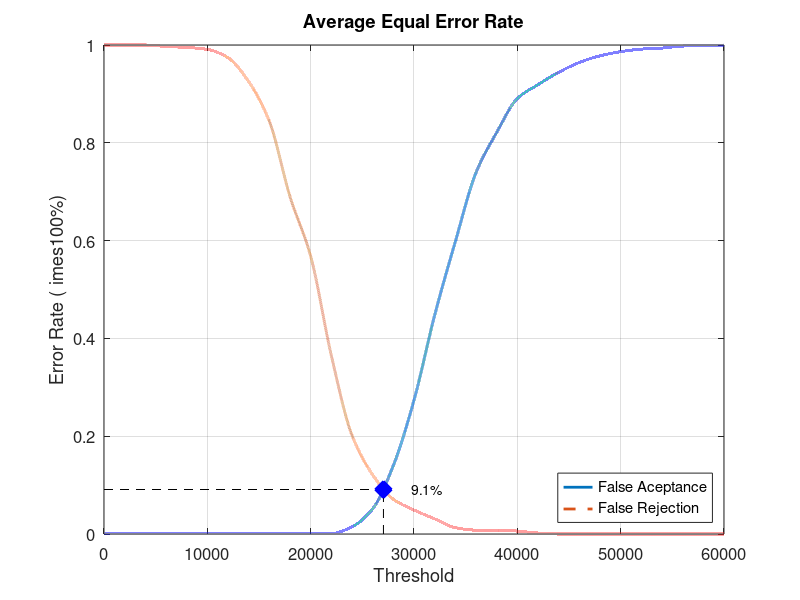
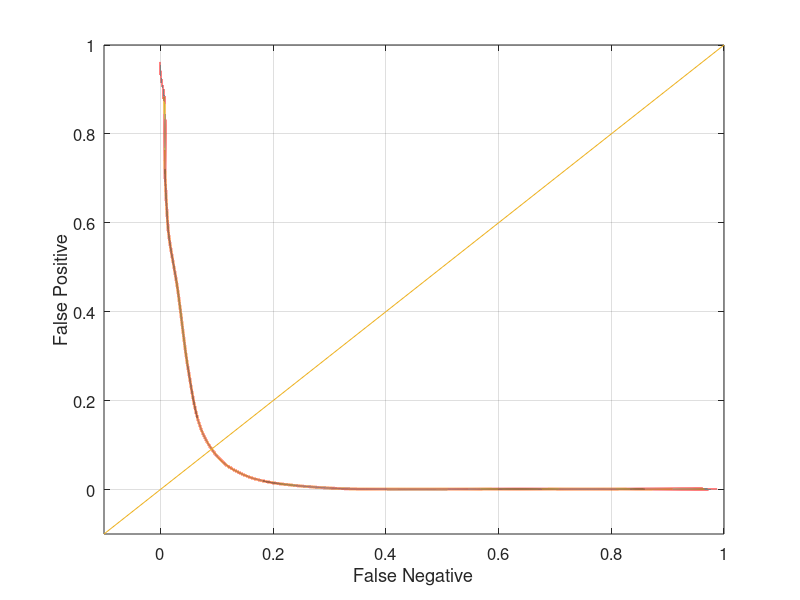

Write the MATLAB code that produced these figures, in order.
close all;
clear;
clc;
x = 0:2000:60000;
xq = 0:0.5:60000;

y0 = [0 0.00105263 0.00105263 0.00105263 0.00105263 0.00105263 0.00105263 0.00105263 0.00105263 0.00105263 0.00105263 0.00105263 0.0147368 0.0515789 0.14 0.273684 0.447368 0.597895 0.738947 0.821053 0.890526 0.918947 0.944211 0.964211 0.977895 0.986316 0.991579 0.993684 0.997895 0.998947 1]
yy0 = interp1(x, y0, xq, 'pchip');
y1 = [1 1 1 0.997 0.995 0.991 0.974 0.925 0.844 0.69 0.568 0.365 0.202 0.121 0.071 0.049 0.031 0.013 0.008 0.008 0.006 0.002 0 0 0 0 0 0 0 0 0]
yy1 = interp1(x, y1, xq, 'pchip');

% Calculating EER: 
y2 = abs(y0 - y1);
find(y2 == min(y2))
yy2 = abs(yy0 - yy1);
xEER = find(yy2 == min(yy2));
xEERIndex = xq(xEER) % X-axis EER
yEER = yy0(xEER) % Y-axis EER

main = figure
plot(xq, yy0,'-','LineWidth', 2);	hold on
plot(xq, yy1,'--','LineWidth', 2);	hold on
plot([xEERIndex xEERIndex], [0 yEER], 'k--');	hold on
plot([0 xEERIndex], [yEER yEER], 'k--');	hold on
plot(xEERIndex, yEER, 'bx', 'LineWidth', 10);	hold on
text(xEERIndex + 10 * xEERIndex / 100, yEER, [num2str(round((10000 * yEER)) / 100) '%'])
legend('False Aceptance', 'False Rejection', 'Location', 'SouthEast')
xlabel('Threshold')
ylabel('Error Rate (	imes100%)')
title('Average Equal Error Rate')
set(gca, 'FontSize', 12)
axis([0 60000 0 1])
grid on

print(main, 'Database1AverageMain', '-dpng');
FNRxFPR = figure('Color', [1 1 1]);
plot(yy1, yy0, '-', yy1, yy0, 'LineWidth', 2);
hold on
y = -0.1:0.1:1
plot(y, y); 
set(gca, 'FontSize', 12)
xlabel('False Negative')
ylabel('False Positive')
axis([-0.1 1 -0.1 1])
set(gca, 'FontSize', 12)
grid on

print(FNRxFPR, 'Database1AverageFNRxFPR','-dpng');
